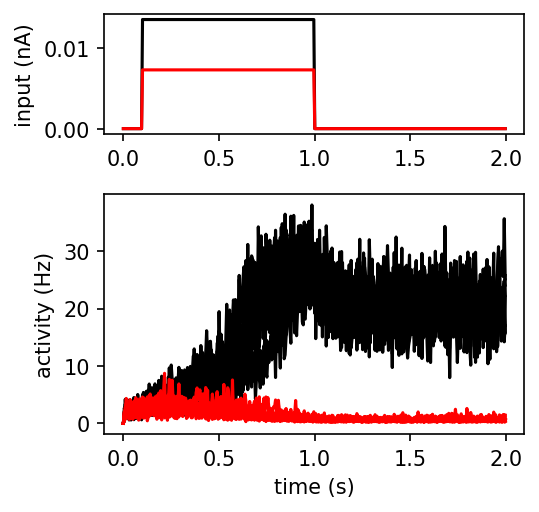

The script that drew this image:
# -*- coding: utf-8 -*-
"""
Two population decision making model

References:
Wong, Kong-Fatt, and Xiao-Jing Wang.
"A recurrent network mechanism of time integration in perceptual decisions."
The Journal of neuroscience 26.4 (2006): 1314-1328.

@author: guangyu robert yang
"""
from __future__ import division
import numpy as np
import matplotlib.pyplot as plt


def F(I, a=270., b=108., d=0.154):
    """F(I) for vector I"""
    return (a*I - b)/(1.-np.exp(-d*(a*I - b)))

modelparams = dict(
    gE          = 0.2609,
    gI          = -0.0497, # cross-inhibition strength [nA]
    I0          = 0.3255, # background current [nA]
    tauS        = 0.1, # Synaptic time constant [sec]
    gamma       = 0.641, # Saturation factor for gating variable
    tau0        = 0.002, # Noise time constant [sec]
    sigma       = 0.02, # Noise magnitude [nA]
    mu0         = 20., # Stimulus firing rate [Hz]
    Jext        = 0.52, # Stimulus input strength [pA/Hz]
    Ttotal      = 2., # Total duration of simulation [s]
    Tstim_on    = 0.1, # Time of stimulus onset
    Tstim_off   = 1.0, # Time of stimulus offset
    dt          = 0.5/1000, # Simulation time step
    record_dt   = 5/1000.
)

class Model(object):
    def __init__(self, modelparams):
        # Model parameters
        self.params = modelparams.copy()

    def run(self, n_trial=1, coh=0):
        p = self.params

        # Set random seed
        #np.random.seed(10)

        # Number of time points
        NT = int(p['Ttotal']/p['dt'])
        t_plot = np.arange(NT)*p['dt']
        t_stim = (t_plot>p['Tstim_on']) * (t_plot<p['Tstim_off'])

        mean_stim = np.ones(NT)*p['mu0']*p['Jext']/1000 # [nA]
        diff_stim = p['Jext']*p['mu0']*coh/100.*2
        Istim1_plot = (mean_stim + diff_stim/2/1000) * t_stim # [nA]
        Istim2_plot = (mean_stim - diff_stim/2/1000) * t_stim

        # Initialize S1 and S2
        S1 = 0.1*np.ones(n_trial)
        S2 = 0.1*np.ones(n_trial)

        Ieta1 = np.zeros(n_trial)
        Ieta2 = np.zeros(n_trial)

        n_record = int(p['record_dt']//p['dt'])
        i_record = 0
        N_record = int(p['Ttotal']/p['record_dt'])
        self.r1 = np.zeros((N_record, n_trial))
        self.r2 = np.zeros((N_record, n_trial))
        self.t  = np.zeros(N_record)
        self.I1 = np.zeros(N_record)
        self.I2 = np.zeros(N_record)

        # Loop over time points in a trial
        for i_t in range(NT):
            # Random dot stimulus
            Istim1 = Istim1_plot[i_t]
            Istim2 = Istim2_plot[i_t]

            # Total synaptic input
            Isyn1 = p['gE']*S1 + p['gI']*S2 + Istim1 + Ieta1
            Isyn2 = p['gE']*S2 + p['gI']*S1 + Istim2 + Ieta2

            # Transfer function to get firing rate

            r1  = F(Isyn1)
            r2  = F(Isyn2)

            #---- Dynamical equations -------------------------------------------

            # Mean NMDA-mediated synaptic dynamics updating
            S1_next = S1 + p['dt']*(-S1/p['tauS'] + (1-S1)*p['gamma']*r1)
            S2_next = S2 + p['dt']*(-S2/p['tauS'] + (1-S2)*p['gamma']*r2)

            # Ornstein-Uhlenbeck generation of noise in pop1 and 2
            Ieta1_next = (
                Ieta1
                + (p['dt']/p['tau0'])*(p['I0']-Ieta1)
                + np.sqrt(p['dt']/p['tau0'])*p['sigma']*np.random.randn(n_trial)
            )
            Ieta2_next = (
                Ieta2
                + (p['dt']/p['tau0'])*(p['I0']-Ieta2)
                + np.sqrt(p['dt']/p['tau0'])*p['sigma']*np.random.randn(n_trial)
            )

            S1 = S1_next
            S2 = S2_next
            Ieta1 = Ieta1_next
            Ieta2 = Ieta2_next

            if i_t % n_record == 1:
                self.r1[i_record] = r1
                self.r2[i_record] = r2
                self.I1[i_record] = Istim1
                self.I2[i_record] = Istim2
                self.t[i_record] = i_t*p['dt']
                i_record += 1

        
if __name__ == '__main__':
    model = Model(modelparams)
    model.run(coh=30, n_trial=10)

    fig = plt.figure(figsize=(4,4))
    ax = fig.add_axes([0.2, 0.7, 0.7, 0.2])
    plt.plot(model.t, model.I1, 'black')
    plt.plot(model.t, model.I2, 'red')
    plt.ylabel('input (nA)')

    ax = fig.add_axes([0.2, 0.2, 0.7, 0.4])
    plt.plot(model.t, model.r1,'black')
    plt.plot(model.t, model.r2,'red')
    plt.xlabel('time (s)')
    plt.ylabel('activity (Hz)')
    plt.show()
